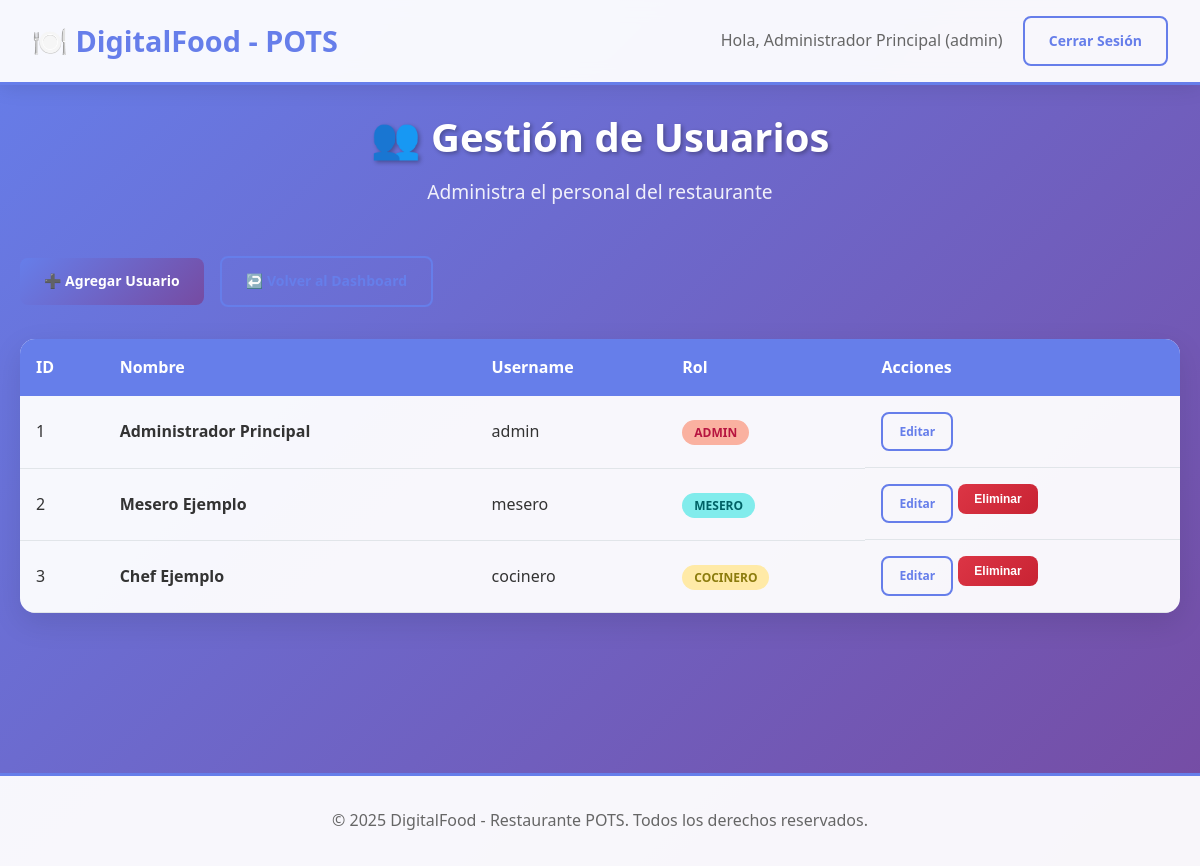
The app's page /admin/usuarios (signed in) with its own data.
### app.py (models this page shows, shortened)
class User(db.Model):
    id = db.Column(db.Integer, primary_key=True)
    username = db.Column(db.String(80), unique=True, nullable=False)
    password_hash = db.Column(db.String(120), nullable=False)
    rol = db.Column(db.String(20), nullable=False)
    nombre = db.Column(db.String(100), nullable=False)

### app.py (the view)
@app.route('/admin/usuarios')
def listar_usuarios():
    if 'rol' not in session or session['rol'] != 'admin':
        flash('Acceso no autorizado.', 'danger')
        return redirect(url_for('login'))
    usuarios = User.query.all()
    return render_template('usuarios.html', usuarios=usuarios)

### templates/usuarios.html (shortened to what this page needs)
{% extends "base.html" %}
{% block content %}
<div class="dashboard-header">
    <h2>👥 Gestión de Usuarios</h2>
    <p>Administra el personal del restaurante</p>
</div>
<div class="actions-bar" style="display: flex; gap: 1rem; align-items: center;">
    <a href="{{ url_for('crear_usuario') }}" class="btn btn-primary">
        ➕ Agregar Usuario
    </a>
    <a href="{{ url_for('admin_dashboard') }}" class="btn btn-outline">
        ↩️ Volver al Dashboard
    </a>
</div>
<div class="table-container">
    <table class="data-table">
        <thead>
            <tr>
                <th>ID</th>
                <th>Nombre</th>
                <th>Username</th>
                <th>Rol</th>
                <th>Acciones</th>
            </tr>
        </thead>
        <tbody>
            {% for usuario in usuarios %}
            <tr>
                <td>{{ usuario.id }}</td>
                <td><strong>{{ usuario.nombre }}</strong></td>
                <td>{{ usuario.username }}</td>
                <td>
                    <span class="categoria-badge
                        {% if usuario.rol == 'admin' %}categoria-platos-fuertes{% endif %}
                        {% if usuario.rol == 'mesero' %}categoria-bebidas{% endif %}
                        {% if usuario.rol == 'cocinero' %}categoria-entradas{% endif %}">
                        {{ usuario.rol|title }}
                    </span>
                </td>
                <td class="actions" style="display: flex; gap: 5px;">
                    <a href="{{ url_for('editar_usuario', id=usuario.id) }}" class="btn btn-outline btn-sm">Editar</a>
                    {% if usuario.id != 1 %}
                    <form action="{{ url_for('eliminar_usuario', id=usuario.id) }}" method="POST"
                          onsubmit="return confirm('¿Estás seguro de que quieres eliminar a {{ usuario.nombre }}?');">
                        <button type="submit" class="btn btn-danger btn-sm">Eliminar</button>
                    </form>
                    {% endif %}
                </td>
            </tr>
            {% endfor %}
        </tbody>
    </table>
</div>
{% endblock %}

### templates/base.html (shortened to what this page needs)
<!DOCTYPE html>
<html lang="es">
<head>
   <link rel="stylesheet" href="{{ url_for('static', filename='css/estilos.css') }}">
</head>
<body>
    <header>
        <nav class="navbar">
            <div class="nav-brand">
                <h1>🍽️ DigitalFood - POTS</h1>
            </div>
            <div class="nav-links">
                {% if session.user_id %}
                    <span class="user-info">Hola, {{ session.nombre }} ({{ session.rol }})</span>
                    <a href="{{ url_for('logout') }}" class="btn btn-outline">Cerrar Sesión</a>
                {% endif %}
            </div>
        </nav>
    </header>
    <main class="container">
        {% block content %}{% endblock %}
    </main>
    <footer>
        <div class="footer-content">
            <p>&copy; 2025 DigitalFood - Restaurante POTS. Todos los derechos reservados.</p>
        </div>
    </footer>
</body>
</html>

### static/css/estilos.css (style rules this page uses)
* { margin: 0; padding: 0; box-sizing: border-box; }
body { font-family: 'Segoe UI', Tahoma, Geneva, Verdana, sans-serif; background: linear-gradient(135deg, #667eea 0%, #764ba2 100%); min-height: 100vh; color: #333; line-height: 1.6; }
.container { max-width: 1200px; margin: 0 auto; padding: 20px; min-height: 80vh; }
.navbar { background: rgba(255, 255, 255, 0.95); backdrop-filter: blur(10px); padding: 1rem 2rem; display: flex; justify-content: space-between; align-items: center; box-shadow: 0 2px 20px rgba(0, 0, 0, 0.1); border-bottom: 3px solid #667eea; }
.nav-brand h1 { color: #667eea; font-size: 1.8rem; font-weight: 700; }
.user-info { color: #666; margin-right: 1rem; font-weight: 500; }
.btn { padding: 12px 24px; border: none; border-radius: 8px; font-size: 14px; font-weight: 600; cursor: pointer; text-decoration: none; display: inline-block; transition: all 0.3s ease; text-align: center; }
.btn-primary { background: linear-gradient(135deg, #667eea, #764ba2); color: white; }
.btn-outline { background: transparent; border: 2px solid #667eea; color: #667eea; }
.btn-danger { background: linear-gradient(135deg, #dc3545, #c82333); color: white; }
.btn-sm { padding: 8px 16px; font-size: 12px; }
.dashboard-header { text-align: center; margin-bottom: 3rem; color: white; }
.dashboard-header h2 { font-size: 2.5rem; margin-bottom: 0.5rem; text-shadow: 2px 2px 4px rgba(0, 0, 0, 0.3); }
.dashboard-header p { font-size: 1.2rem; opacity: 0.9; }
.actions-bar { margin-bottom: 2rem; }
.table-container { background: rgba(255, 255, 255, 0.95); border-radius: 15px; overflow: hidden; box-shadow: 0 10px 30px rgba(0, 0, 0, 0.1); }
.data-table { width: 100%; border-collapse: collapse; }
.data-table th { background: #667eea; color: white; padding: 1rem; text-align: left; font-weight: 600; }
.data-table td { padding: 1rem; border-bottom: 1px solid #e1e5e9; }
.categoria-badge, .estado-badge { padding: 4px 12px; border-radius: 20px; font-size: 12px; font-weight: 600; text-transform: uppercase; }
.categoria-entradas, .categoria-cocinero { background: #ffeaa7; color: #8c7c0d; }
.categoria-platos_fuertes, .categoria-platos-fuertes, .categoria-admin { background: #fab1a0; color: #b71540; }
.categoria-bebidas, .categoria-mesero { background: #81ecec; color: #006266; }
footer { background: rgba(255, 255, 255, 0.95); text-align: center; padding: 2rem; margin-top: 3rem; border-top: 3px solid #667eea; }
.footer-content p { color: #666; font-weight: 500; }

### records on screen
User: nombre "Administrador Principal", id "1", username "admin", rol "ADMIN"
User: id "2", nombre "Mesero Ejemplo", username "mesero", rol "MESERO"
User: id "3", nombre "Chef Ejemplo", username "cocinero", rol "COCINERO"

### other values on screen
{{ session.rol }} "admin"
